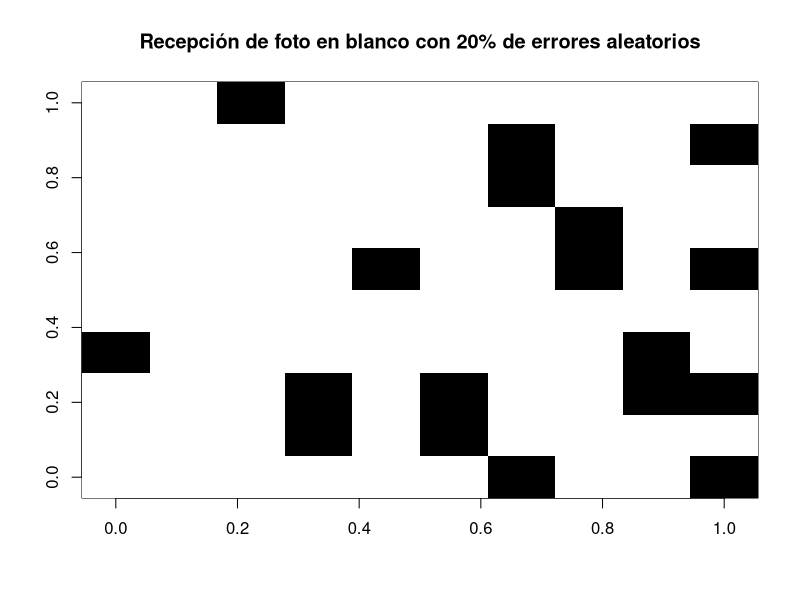
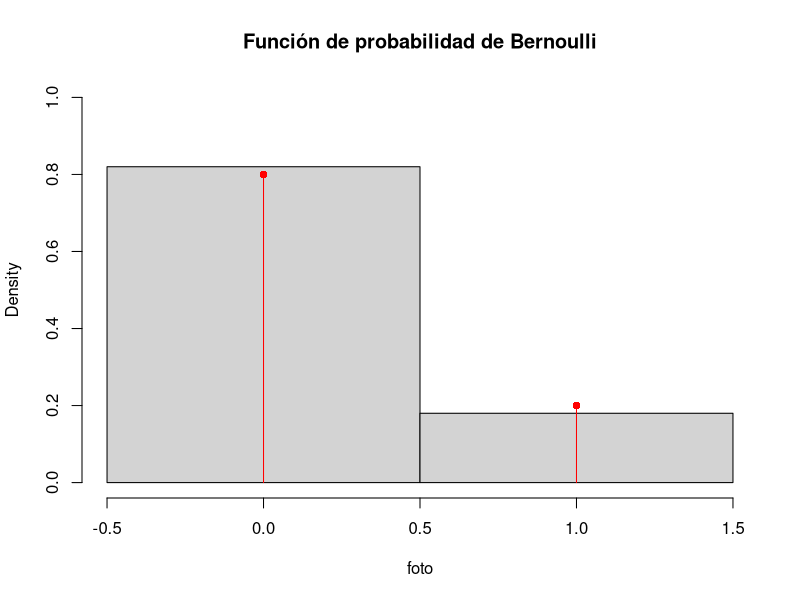
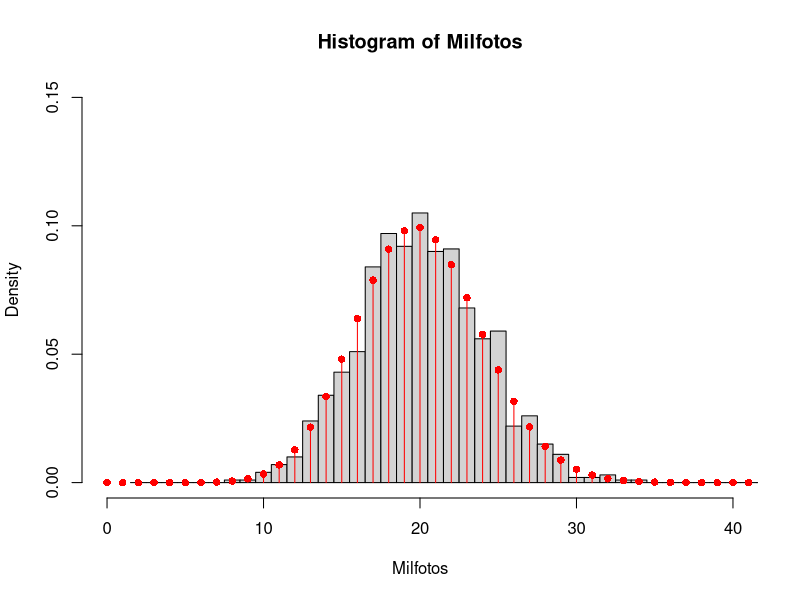
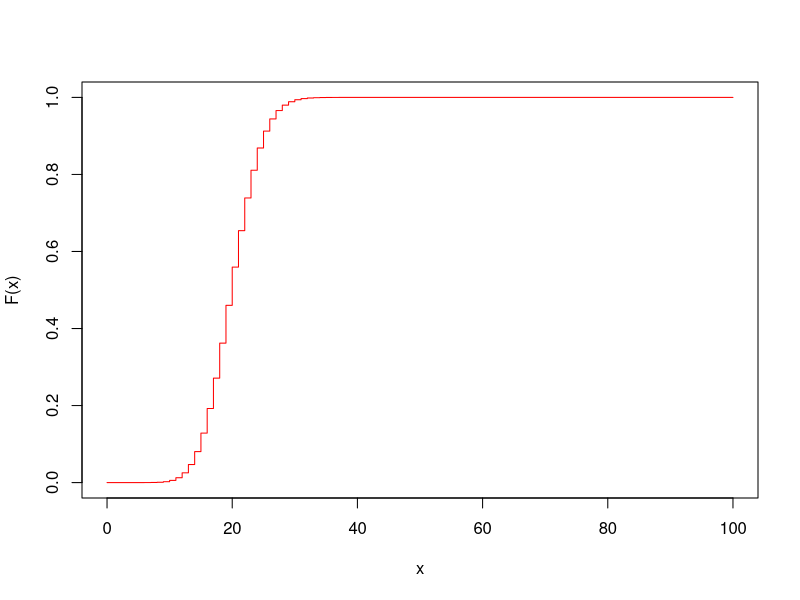
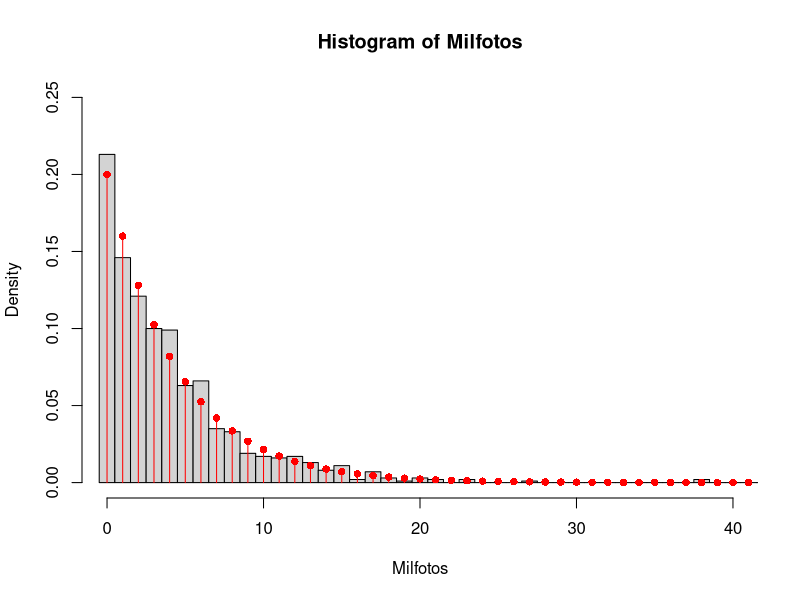
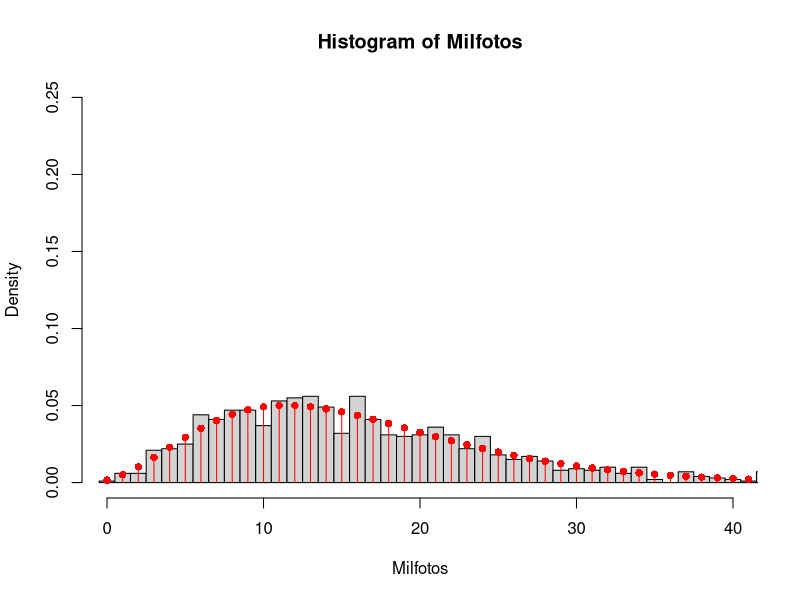

Reproduce these figures in R, in order.
## ---- chunk 1
k <- c(0,1)
fk <- c(0.8,0.2)
names(fk) <- k

foto <- sample(k, size=100, prob=fk, replace=TRUE)
image(matrix(foto, ncol=10), col=c("white", "black"), 
      main= "Recepción de foto en blanco con 20% de errores aleatorios")

## ---- chunk 2
hist(foto, freq=FALSE, breaks=seq(-0.5,1.5), ylim=c(0,1), main="Función de probabilidad de Bernoulli")
points(k, fk, pch=16, col="red")
for(i in 1:2) {lines(c(k[i],k[i]), c(0,fk[i]), col="red")}

## ---- chunk 3
xbar <- mean(foto) 
xbar
s <- sd(foto)
s^2
## ---- chunk 4
foto <- sample(x=c(0,1),size=100, prob=fk, replace=TRUE)
foto
## ---- chunk 5
sum(foto)
## ---- chunk 6
enviar <- function(...)
{
   foto <- sample(c(0,1),size=100, 
                  replace=TRUE,prob=fk)
   sum(foto)
}
## ---- chunk 7
enviar()
enviar(1)
enviar(1)
enviar("hola")
## ---- chunk 8
c(enviar(1), enviar(1), enviar(1))
## ---- chunk 9
Tresfotos <- sapply(rep(1,3), enviar)
Tresfotos
## ---- chunk 10
x <- 0:100
binomial <- dbinom(x, size=100, prob=0.2)
names(binomial) <- x
head(binomial)
## ---- chunk 11
Milfotos <- sapply(rep(1,1000), enviar)
head(Milfotos)

hist(Milfotos,breaks=seq(1.5,100.5), 
freq=FALSE, ylim=c(0,0.15), xlim=c(0,40))

points(x, binomial, pch= 16, col="red")

for(i in 1:101)
{lines(c(x[i], x[i]), c(0, binomial[i]), 
  col="red")}
## ---- chunk 12
binCum <- pbinom(x, size=100, prob=0.2)
head(binCum)
plot(x, binCum, ylim=c(0,1), type="s",
       col="red", ylab="F(x)", xlab="x")
## ---- chunk 13
foto <- sample(c(0,1),100, replace=TRUE, prob=fk)
foto
## ---- chunk 14
which(foto==1)
## ---- chunk 15
foto <- sample(c(0,1),100, replace=TRUE, prob=fk)
ones <- which(foto==1)
firstone <- ones[1]  
lastzero <- firstone-1
lastzero
## ---- chunk 16
enviar <- function(x)
          {
             foto <- sample(c(0,1),100, 
                      replace=TRUE, prob=fk)
             ones <- which(foto==1)
             firstone <- ones[1]  
             lastzero <- firstone-1
             lastzero
          }   
          
enviar()
## ---- chunk 17
Milfotos <- sapply(rep(1,1000), enviar)
head(Milfotos)
head(Milfotos)
mean(Milfotos)
sd(Milfotos)^2
## ---- chunk 18
hist(Milfotos,breaks=seq(-0.5,100.5), 
freq=FALSE, ylim=c(0,0.25), xlim=c(0,40))

geom <- dgeom(x, prob=0.2)

points(x, geom, pch= 16, col="red")

for(i in 1:101)
{lines(c(x[i], x[i]), c(0, geom[i]), 
  col="red")}
## ---- chunk 19
fotos <- sample(c(0,1),100, replace=TRUE,prob=fk)
ones <- which(fotos==1)
fourthone <- ones[4]  
lastzero <- fourthone-1
#le quitamos los primeros tres errores
goodpixels <- lastzero-3
## ---- chunk 20
enviar <- function(x)
 {
 foto <- sample(c(0,1),100,
 replace=TRUE, prob=fk)
 ones <- which(foto==1)
 firstone <- ones[4]
 lastzero <- firstone-1
 goodpixels <- lastzero-3
 goodpixels
 }

Milfotos <- sapply(rep(1,1000), enviar)

hist(Milfotos,breaks=seq(-0.5,100.5), 
 freq=FALSE, ylim=c(0,0.25), xlim=c(0,40))

nb <- dnbinom(x, size=4, prob=0.2)

points(x, nb, pch= 16, col="red")

for(i in 1:101)
 {lines(c(x[i], x[i]), c(0, nb[i]), 
   col="red")}
